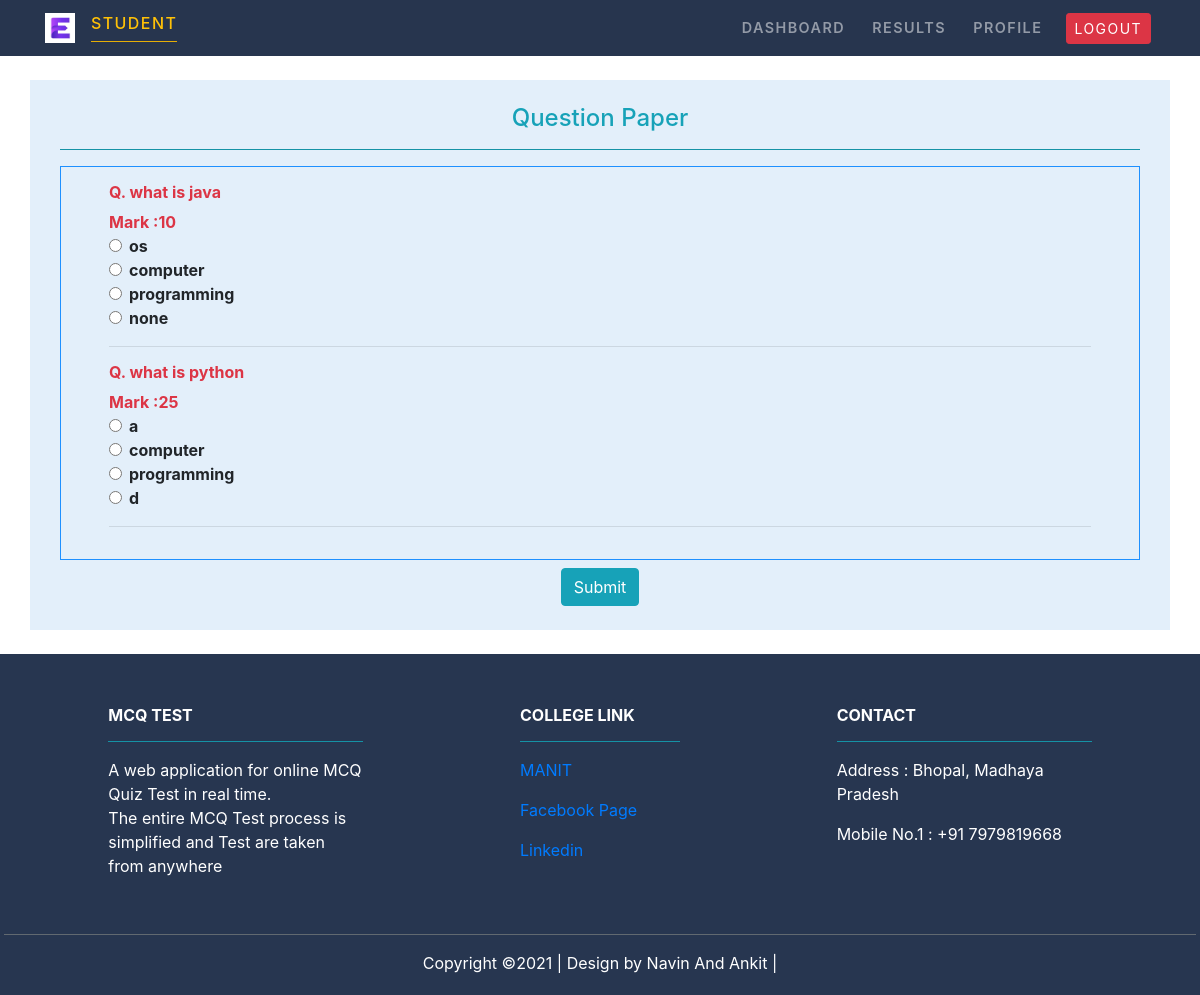
Page /student/ExamTake/Java on the committed database.
### MCQ_Test/models.py (models this page shows)
class Question(models.Model):
    subject=models.ForeignKey(Subject,on_delete=models.CASCADE)
    marks=models.PositiveIntegerField()
    question=models.CharField(max_length=600)
    option1=models.CharField(max_length=200)
    option2=models.CharField(max_length=200)
    option3=models.CharField(max_length=200)
    option4=models.CharField(max_length=200)
    answer=models.CharField(max_length=200)

### Student/views.py (the view)
# urls.py: path('ExamTake/<str:subject>', views.exam_take,name='examtake'),
def exam_take(request,subject):
    global sub_id
    sub_id=Subject.objects.get(subject=subject)
    fm=Question.objects.filter(subject=sub_id)
    return render(request,'Student/examtake.html',{'ftt':fm})

### Student/templates/Student/examtake.html (shortened to what this page needs)
{% extends 'Student/studentbase.html' %}
{% load static %}
{% block content %}
<div class="container py-4">
        <div class="row justify-content-center align-items-center ">
          <div class="col-md-12 " style="background-color: rgb(227, 239, 250);">
              <div class="col-md-12 py-4">
                  <div class="text-center text-info" >
                      <h4> Question Paper</h4>
                  </div>
                  <hr class="bg-info">
                  <div class="px-5 py-3 font-weight-bold " style="border: 0.6px solid DodgerBlue;">
                                <form name = "quizForm" action="{% url 'examresult' %}"  method="POST">
                                {% for q in  ftt %}
                                    <div class="text-danger ml-auto d-inline" >
                                        <div><h6><b>Q. {{ q.question}}</b> </h6></div>
                                        <div> Mark :{{q.marks}}</div>
                                    </div>
                            <div class="form-check">
                                <input class="form-check-input" type="radio" name="q{{q.id}}" id="q{{q.id}}" value="{{q.option1}}" >
                                <label class="form-check-label" >
                                   {{q.option1}}
                                </label>
                            </div>
                            <div class="form-check">
                                <input class="form-check-input" type="radio" name="q{{q.id}}" id="q{{q.id}}" value="{{q.option2}}">
                                <label class="form-check-label" >
                                    {{q.option2}}
                                </label>
                            </div>
                            <div class="form-check ">
                                <input class="form-check-input" type="radio" name="q{{q.id}}" id="q{{q.id}}" value="{{q.option3}}" >
                                <label class="form-check-label" >
                                    {{q.option3}}
                                </label>
                            </div>
                            <div class="form-check">
                                <input class="form-check-input" type="radio" name="q{{q.id}}" id="q{{q.id}}" value="{{q.option4}}">
                                <label class="form-check-label" >
                                    {{q.option4}}
                                </label>
                            </div>
                                        <hr>
                                    {% endfor %}
                             </div>
                                   <div class="text-center mt-2">
                                    <input type="submit"  class="btn btn-info" value="Submit" id="b1" onclick="
                                    getanswers(answers = [{% for q in ftt %}'{{ q.answer }}',{% endfor %}],m = [{% for m in ftt %}'{{ m.marks }}',{% endfor %}],ques = [{% for n in ftt %}'{{ n.id }}',{% endfor %}])">
                                    </div>
                 </div>
            </div>
        </div>
      </div>
{% endblock content %}

### rows in the picture
Question: question "what is java", marks "10", option1 "os", option2 "computer", option3 "programming", option4 "none"
Question: question "what is python", marks "25", option1 "a", option2 "computer", option3 "programming", option4 "d"
